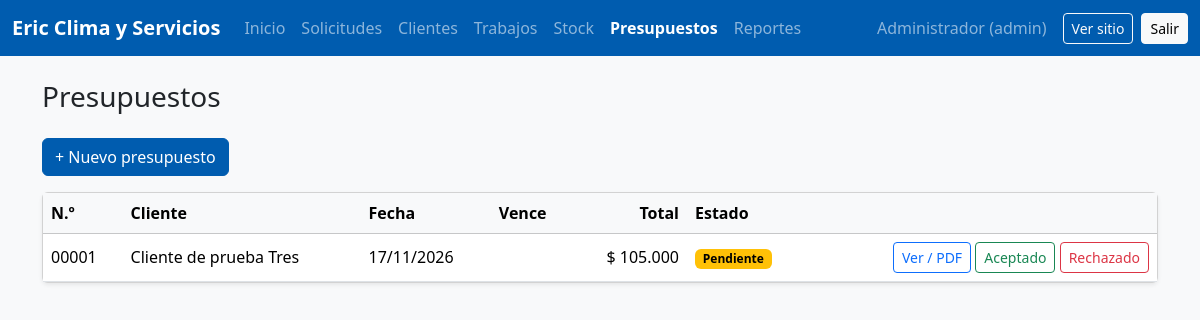
The page /admin/presupuestos.php (signed in) on the database its author committed.
### tables this page shows
CREATE TABLE presupuestos (
    id          INT AUTO_INCREMENT PRIMARY KEY,
    cliente_id  INT NOT NULL,
    fecha       DATE NOT NULL,
    vence       DATE NULL COMMENT 'si se deja vacío, el trigger pone fecha + 15 días',
    total       DECIMAL(12,2) NOT NULL DEFAULT 0,
    estado      ENUM('pendiente','aceptado','rechazado','vencido') NOT NULL DEFAULT 'pendiente',
    CONSTRAINT fk_presupuestos_cliente FOREIGN KEY (cliente_id) REFERENCES clientes(id) ON DELETE RESTRICT
);

CREATE TABLE clientes (
    id          INT AUTO_INCREMENT PRIMARY KEY,
    nombre      VARCHAR(120) NOT NULL,
    telefono    VARCHAR(30)  NOT NULL,
    email       VARCHAR(120) NULL,
    direccion   VARCHAR(150) NOT NULL,
    localidad   VARCHAR(80)  NOT NULL DEFAULT 'Bahía Blanca',
    activo      TINYINT(1) NOT NULL DEFAULT 1,
    fecha_alta  DATETIME NOT NULL DEFAULT CURRENT_TIMESTAMP,
    INDEX idx_clientes_nombre (nombre),
    INDEX idx_clientes_telefono (telefono)
);

### web/app/config.php (called while the page is built, shortened)
<?php
function e($texto): string
{
    return htmlspecialchars((string)$texto, ENT_QUOTES, 'UTF-8');
}
function pesos($n): string
{
    return '$ ' . number_format((float)$n, 0, ',', '.');
}

### web/app/auth.php (called while the page is built, shortened)
<?php
require_once __DIR__ . '/config.php';
function usuario_actual(): ?array
{
    return $_SESSION['usuario'] ?? null;
}

### web/admin/presupuestos.php (the view, shortened to what this page needs)
<?php
require_once __DIR__ . '/../app/auth.php';
require_once __DIR__ . '/../app/layout.php';
$db = db();
$db->exec("UPDATE presupuestos SET estado = 'vencido' WHERE estado = 'pendiente' AND vence < CURDATE()");
$presupuestos = $db->query(
    'SELECT p.*, c.nombre AS cliente FROM presupuestos p JOIN clientes c ON c.id = p.cliente_id
     ORDER BY p.fecha DESC, p.id DESC')->fetchAll();
$clientes   = $db->query('SELECT id, nombre, direccion FROM clientes WHERE activo = 1 ORDER BY nombre')->fetchAll();
$servicios  = $db->query('SELECT nombre, precio_base AS precio FROM servicios ORDER BY nombre')->fetchAll();
$materiales = $db->query("SELECT CONCAT(nombre, ' (', unidad, ')') AS nombre, precio FROM materiales ORDER BY nombre")->fetchAll();
layout_inicio('Presupuestos', 'presupuestos');
?>
<?php if (isset($_GET['nuevo'])): ?>
    <form method="post" class="card card-body shadow-sm mb-4" id="form-presupuesto">
        <h2 class="h5">Nuevo presupuesto</h2>
        <?= csrf_campo() ?><input type="hidden" name="accion" value="nuevo">
        <div class="row g-3 mb-3">
            <div class="col-md-6">
                <label class="form-label">Cliente *</label>
                <select class="form-select" name="cliente_id" required>
                    <option value="">Elegí…</option>
                    <?php foreach ($clientes as $c): ?>
                        <option value="<?= $c['id'] ?>"><?= e($c['nombre'] . ' - ' . $c['direccion']) ?></option>
                    <?php endforeach; ?>
                </select>
            </div>
            <div class="col-md-3">
                <label class="form-label">Vence</label>
                <input class="form-control" type="date" name="vence">
                <div class="form-text">Vacío = 15 días.</div>
            </div>
            <div class="col-md-3">
                <label class="form-label">Agregar rápido</label>
                <select class="form-select" id="rapido">
                    <option value="">Servicio o material…</option>
                    <optgroup label="Servicios">
                        <?php foreach ($servicios as $s): ?><option data-precio="<?= (float)$s['precio'] ?>"><?= e($s['nombre']) ?></option><?php endforeach; ?>
                    </optgroup>
                    <optgroup label="Materiales">
                        <?php foreach ($materiales as $m): ?><option data-precio="<?= (float)$m['precio'] ?>"><?= e($m['nombre']) ?></option><?php endforeach; ?>
                    </optgroup>
                </select>
            </div>
        </div>
        <table class="table align-middle">
            <thead class="table-light"><tr><th>Descripción</th><th style="width:120px">Cantidad</th><th style="width:170px">Precio unit.</th><th style="width:150px" class="text-end">Subtotal</th><th style="width:50px"></th></tr></thead>
            <tbody id="items"></tbody>
        </table>
        <div class="d-flex justify-content-between align-items-center">
            <button type="button" class="btn btn-outline-primary btn-sm" id="agregar">+ Agregar renglón</button>
            <div class="fs-5 fw-bold">Total: <span id="total">$ 0</span></div>
        </div>
        <div class="mt-3">
            <button class="btn btn-marca">Guardar presupuesto</button>
            <a class="btn btn-link" href="presupuestos.php">Cancelar</a>
        </div>
    </form>
    <template id="fila">
        <tr>
            <td><input class="form-control form-control-sm" name="descripcion[]" maxlength="150"></td>
            <td><input class="form-control form-control-sm" name="cantidad[]" type="number" step="0.01" min="0" value="1"></td>
            <td><input class="form-control form-control-sm" name="precio[]" type="number" step="0.01" min="0"></td>
            <td class="text-end subtotal">$ 0</td>
            <td><button type="button" class="btn btn-sm btn-outline-danger quitar" title="Quitar">×</button></td>
        </tr>
    </template>
    <script>
    // Agrega/quita renglones y recalcula el total en el navegador.
    // (El servidor vuelve a validar y calcular todo al guardar.)
    const tbody = document.getElementById('items');
    const plantilla = document.getElementById('fila');
    const formato = n => n.toLocaleString('es-AR', { style: 'currency', currency: 'ARS' });
    function agregarFila(desc = '', precio = '') {
        const fila = plantilla.content.cloneNode(true);
        fila.querySelector('[name="descripcion[]"]').value = desc;
        fila.querySelector('[name="precio[]"]').value = precio;
        tbody.appendChild(fila);
        recalcular();
    }
    function recalcular() {
        let total = 0;
        tbody.querySelectorAll('tr').forEach(tr => {
            const cant = parseFloat(tr.querySelector('[name="cantidad[]"]').value) || 0;
            const precio = parseFloat(tr.querySelector('[name="precio[]"]').value) || 0;
            tr.querySelector('.subtotal').textContent = formato(cant * precio);
            total += cant * precio;
        });
        document.getElementById('total').textContent = formato(total);
    }
    document.getElementById('agregar').onclick = () => agregarFila();
    tbody.addEventListener('input', recalcular);
    tbody.addEventListener('click', ev => {
        if (ev.target.classList.contains('quitar')) { ev.target.closest('tr').remove(); recalcular(); }
    });
    document.getElementById('rapido').onchange = ev => {
        const op = ev.target.selectedOptions[0];
        if (op.dataset.precio) agregarFila(op.textContent, op.dataset.precio);
        ev.target.value = '';
    };
    agregarFila();
    </script>
<?php else: ?>
    <a class="btn btn-marca mb-3" href="presupuestos.php?nuevo=1">+ Nuevo presupuesto</a>
<?php endif; ?>
<div class="card shadow-sm">
    <div class="table-responsive">
        <table class="table align-middle mb-0">
            <thead class="table-light"><tr><th>N.º</th><th>Cliente</th><th>Fecha</th><th>Vence</th><th class="text-end">Total</th><th>Estado</th><th></th></tr></thead>
            <tbody>
            <?php foreach ($presupuestos as $p): ?>
                <tr>
                    <td><?= str_pad($p['id'], 5, '0', STR_PAD_LEFT) ?></td>
                    <td><?= e($p['cliente']) ?></td>
                    <td><?= date('d/m/Y', strtotime($p['fecha'])) ?></td>
                    <td><?= $p['vence'] ? date('d/m/Y', strtotime($p['vence'])) : '' ?></td>
                    <td class="text-end"><?= pesos($p['total']) ?></td>
                    <td><?= badge_estado($p['estado']) ?></td>
                    <td class="text-end text-nowrap">
                        <a class="btn btn-sm btn-outline-primary" href="presupuesto.php?id=<?= $p['id'] ?>">Ver / PDF</a>
                        <?php if ($p['estado'] === 'pendiente'): ?>
                            <form method="post" class="d-inline">
                                <button class="btn btn-sm btn-outline-success" name="estado" value="aceptado">Aceptado</button>
                                <button class="btn btn-sm btn-outline-danger" name="estado" value="rechazado">Rechazado</button>
                            </form>
                        <?php endif; ?>
                    </td>
                </tr>
            <?php endforeach; ?>
            </tbody>
        </table>
    </div>
</div>
<?php layout_fin();

### web/app/layout.php (shortened to what this page needs)
<?php
function layout_inicio(string $titulo, string $activo = ''): void
{
    $u = usuario_actual();
    $menu = [
        'index'       => 'Inicio',
        'solicitudes' => 'Solicitudes',
        'clientes'    => 'Clientes',
        'trabajos'    => 'Trabajos',
        'materiales'  => 'Stock',
        'presupuestos' => 'Presupuestos',
    ];
    if (es_admin()) $menu['reportes'] = 'Reportes';
    ?>
<!doctype html>
<html lang="es">
<head>
    <link href="https://cdn.jsdelivr.net/npm/bootstrap@5.3.3/dist/css/bootstrap.min.css" rel="stylesheet">
    <link href="../assets/css/estilos.css" rel="stylesheet">
</head>
<body class="bg-light">
<nav class="navbar navbar-expand-lg navbar-dark bg-marca">
    <div class="container-fluid">
        <a class="navbar-brand fw-bold" href="index.php"><?= e(EMPRESA) ?></a>
        <div class="collapse navbar-collapse" id="menu">
            <ul class="navbar-nav me-auto">
                <?php foreach ($menu as $pagina => $texto): ?>
                    <li class="nav-item">
                        <a class="nav-link <?= $activo === $pagina ? 'active fw-semibold' : '' ?>" href="<?= $pagina ?>.php"><?= $texto ?></a>
                    </li>
                <?php endforeach; ?>
            </ul>
            <span class="navbar-text me-3"><?= e($u['nombre']) ?> (<?= e($u['rol']) ?>)</span>
            <a class="btn btn-sm btn-outline-light me-2" href="../public/index.php" target="_blank">Ver sitio</a>
            <a class="btn btn-sm btn-light" href="logout.php">Salir</a>
        </div>
    </div>
</nav>
<main class="container py-4">
    <h1 class="h3 mb-4"><?= e($titulo) ?></h1>
<?php
}
function layout_fin(): void
{
    ?>
</main>
</body>
</html>
<?php
}
function badge_estado(string $estado): string
{
    $colores = ['pendiente' => 'warning', 'agendado' => 'primary', 'realizado' => 'success', 'cancelado' => 'secondary',
                'contactado' => 'info', 'convertida' => 'success', 'descartada' => 'secondary',
                'aceptado' => 'success', 'rechazado' => 'danger', 'vencido' => 'secondary'];
    return '<span class="badge text-bg-' . ($colores[$estado] ?? 'light') . '">' . e(ucfirst($estado)) . '</span>';
}

### web/assets/css/estilos.css (style rules this page uses)
:root { --marca: #005caf; --marca-oscuro: #00468c; --marca-claro: #e8f1fb; }
.bg-marca { background-color: var(--marca) !important; }
.btn-marca { background-color: var(--marca); border-color: var(--marca); color: #fff; }

### rows shown on the page
presupuestos: id "00001", cliente.nombre "Cliente de prueba Tres", fecha "17/11/2026", total "$ 105.000", estado "Pendiente"

### other values the page prints
EMPRESA "Eric Clima y Servicios"
$texto "Inicio"
$texto "Solicitudes"
$texto "Clientes"
$texto "Trabajos"
$texto "Stock"
$texto "Presupuestos"
$texto "Reportes"
$u['nombre'] "Administrador"
$u['rol'] "admin"
$titulo "Presupuestos"
